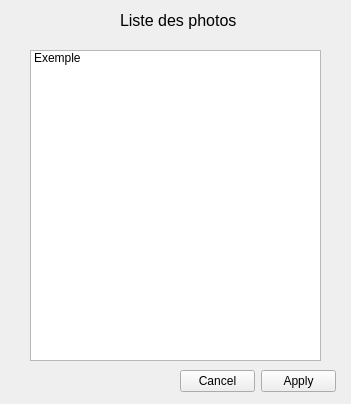
<?xml version="1.0" encoding="UTF-8"?>
<ui version="4.0">
 <class>widget</class>
 <widget class="QWidget" name="widget">
  <property name="geometry">
   <rect>
    <x>0</x>
    <y>0</y>
    <width>351</width>
    <height>404</height>
   </rect>
  </property>
  <property name="windowTitle">
   <string>Sauvegarde de la sélection</string>
  </property>
  <widget class="QDialogButtonBox" name="buttonBox">
   <property name="geometry">
    <rect>
     <x>180</x>
     <y>370</y>
     <width>156</width>
     <height>23</height>
    </rect>
   </property>
   <property name="standardButtons">
    <set>QDialogButtonBox::Apply|QDialogButtonBox::Cancel</set>
   </property>
  </widget>
  <widget class="QListWidget" name="listWidget">
   <property name="geometry">
    <rect>
     <x>30</x>
     <y>50</y>
     <width>291</width>
     <height>311</height>
    </rect>
   </property>
   <item>
    <property name="text">
     <string>Exemple</string>
    </property>
    <property name="checkState">
     <enum>Unchecked</enum>
    </property>
   </item>
  </widget>
  <widget class="QLabel" name="label_9">
   <property name="geometry">
    <rect>
     <x>120</x>
     <y>10</y>
     <width>121</width>
     <height>21</height>
    </rect>
   </property>
   <property name="font">
    <font>
     <pointsize>12</pointsize>
    </font>
   </property>
   <property name="text">
    <string>Liste des photos</string>
   </property>
  </widget>
 </widget>
 <resources/>
 <connections/>
</ui>
